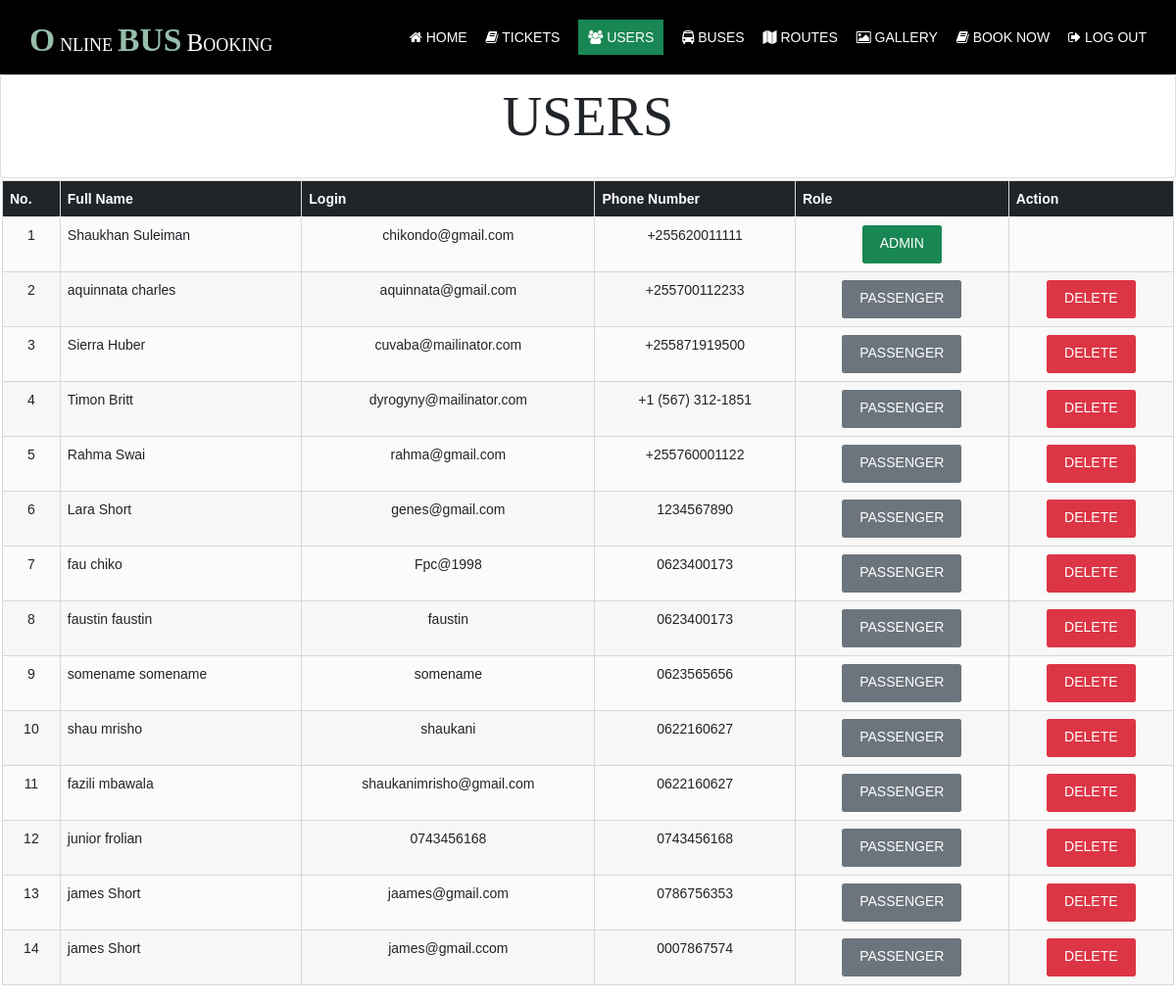
Before: /admin/users.php (signed in) with the older database file.
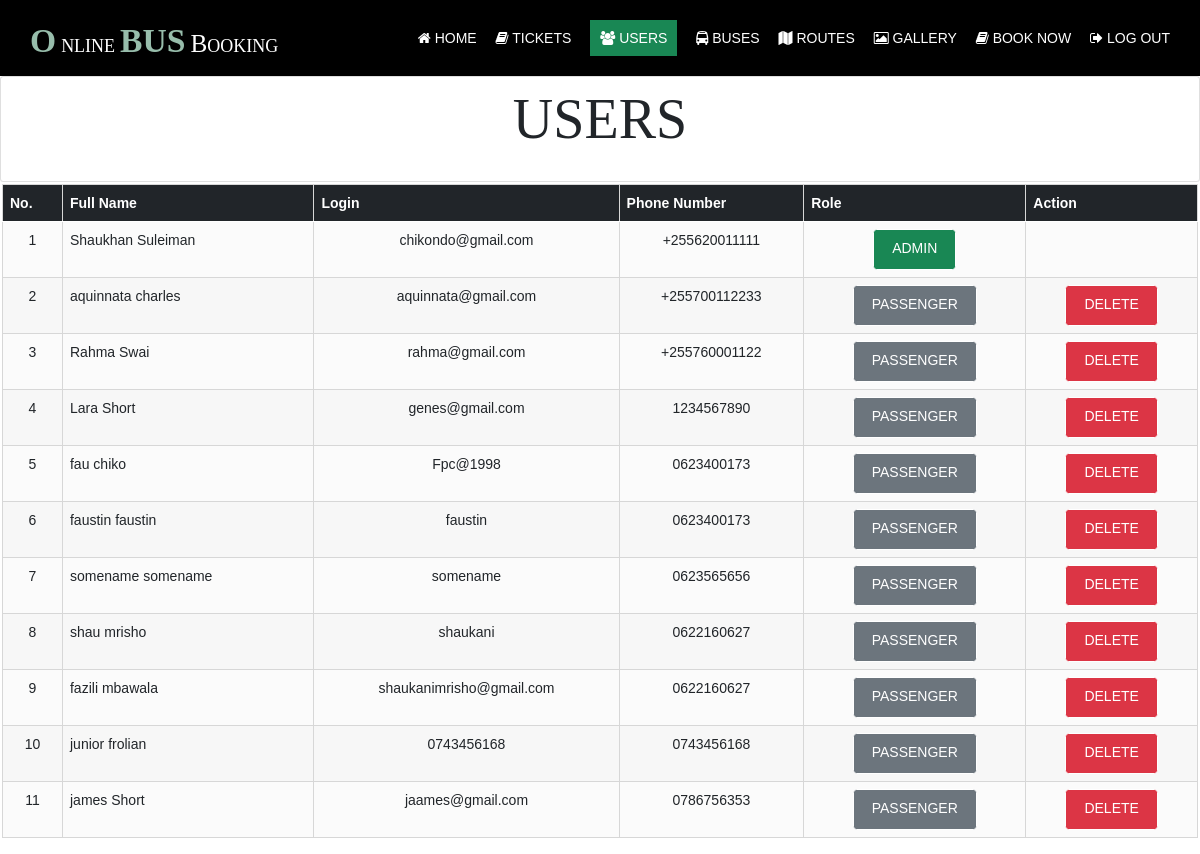
After: the same page with the newer database file.
### tables this page shows
CREATE TABLE `users` (
  `userId` bigint(13) NOT NULL,
  `phoneEmail` varchar(255) NOT NULL,
  `password` varchar(255) NOT NULL,
  `firstName` varchar(255) NOT NULL,
  `lastName` varchar(255) NOT NULL,
  `phoneNumber` varchar(255) NOT NULL,
  `role` varchar(50) NOT NULL DEFAULT 'USER',
  `status` tinyint(1) NOT NULL DEFAULT 1
);

### admin/users.php (the view, shortened to what this page needs)
<?php
require('../includes/db.php');
?>
<!DOCTYPE html>
<html lang="en">
<head>
    <link rel="stylesheet" href="../assets/css/bootstrap.css" media="all">
    <link rel="stylesheet" href="../assets/css/layout.css" type="text/css">
</head>
<body>
    <div class="wrapper row1">
        <header id="header" class="hoc clear">
            <div id="logo" class="fl_left">
                <h1 class="logoname"><a href="./">Online<span>bus</span>Booking</a></h1>
            </div>
            <nav id="mainav" class="fl_right">
                <ul class="clear">
                    <li><a href="../index.php"><i class="fa fa-home" aria-hidden="true"></i> Home</a></li>
                    <li><a href="./"><i class="fa fa-book" aria-hidden="true"></i> Tickets</a></li>
                    <li class="active"><a href="users.php"><i class="fa fa-users" aria-hidden="true"></i> Users</a></li>
                    <li><a href="buses.php"><i class="fa fa-bus" aria-hidden="true"></i> Buses</a></li>
                    <li><a href="routes.php"><i class="fa fa-map" aria-hidden="true"></i> Routes</a></li>
                    <li><a href="../gallery.php"><i class="fa fa-photo" aria-hidden="true"></i> Gallery</a></li>
                    <li><a href="../book.php"><i class="fa fa-book" aria-hidden="true"></i> Book Now</a></li>
                    <li><a href="../login.php"><i class="fa fa-sign-out" aria-hidden="true"></i> Log Out</a></li>
                </ul>
            </nav>
        </header>
    </div>
    <div class="row">
        <div class="container-fluid">
            <div class="card">
                <div class="row hoc">
                    <h1 class="heading" style="font-size: 4em; padding:10px">USERS</h1>
                </div>
            </div>
            <div class="row d-flex justify-content-center" style="padding: 0 10 10 10; margin:2px">
                <table class="table table-hover table-center table-responsive">
                    <thead>
                        <tr class="bg-dark">
                            <th scope="col">No.</th>
                            <th scope="col">Full Name</th>
                            <th scope="col">Login</th>
                            <th scope="col">Phone Number</th>
                            <th scope="col">Role</th>
                            <th scope="col">Action</th>
                        </tr>
                    </thead>
                    <tbody>
                        <?php
                        $list = $db->prepare('SELECT * FROM `users` ORDER BY `role`');
                        $list->execute();
                        $counter = 0;
                        while ($users = $list->fetch(PDO::FETCH_ASSOC)) {
                            $counter++;
                            echo '<tr>';
                        ?>
                            <td>
                                <center><?php echo $counter; ?></center>
                            </td>
                            <td>
                                <?php echo  $users['firstName'] . " " . $users['lastName']; ?>
                            </td>
                            <td>
                                <center><?php echo  $users['phoneEmail']; ?></center>
                            </td>
                            <td>
                                <center><?php echo  $users['phoneNumber']; ?></center>
                            </td>
                            <td>
                                <center>
                                    <?php if ($users['role'] == 'admin') {
                                        echo "<a class='btn btn-success'>ADMIN</a>";
                                    } else {
                                        echo "<a class='btn btn-secondary'>Passenger</a>";
                                    }
                                    ?></center>
                            </td>
                            <td>
                                <center>
                                    <?php
                                    if ($users['role'] != 'admin') {
                                        echo '
                                    <a class="btn btn-danger" href="users.php?del=' . $users['userId'] . '><i class="fa fa-trash" aria-hidden="true"></i> Delete</a>';
                                    }
                                    ?>
                                </center>
                            </td>
                        <?php
                            echo '</tr>';
                        }
                        ?>
                    </tbody>
                </table>
            </div>
        </div>
    </div>
</body>
</html>

Changed rows visible on the page:
removed users: firstName "Sierra", lastName "Huber", phoneEmail "cuvaba@mailinator.com", phoneNumber "+255871919500", role "PASSENGER"
removed users: firstName "Timon", lastName "Britt", phoneEmail "dyrogyny@mailinator.com", phoneNumber "+1 (567) 312-1851", role "PASSENGER"
removed users: firstName "james", lastName "Short", phoneEmail "james@gmail.ccom", phoneNumber "0007867574", role "PASSENGER"
